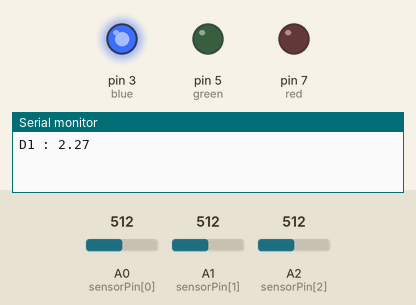
Simulated run of this sketch. Board: Arduino Uno, built with avr-gcc and run on an emulated ATmega328P. Parts: output pins drawn as LEDs (lit = HIGH), the last lines printed to the serial monitor. Inputs (shaded band) come from the test bench; at power-on: A0 (sensorPin[0]) = 512, A1 (sensorPin[1]) = 512, A2 (sensorPin[2]) = 512.

Above: at 0.08 s.
At 5.1 s:
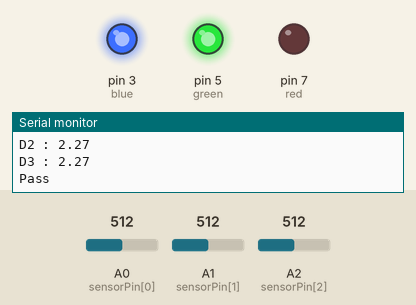
Timing chart, 0 to 11.8 s (numbered marks = the images above):
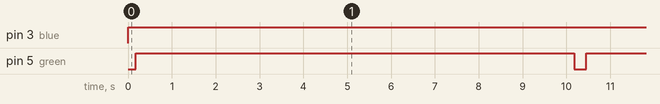

Measured:
- by itself, pin 3 (blue): LOW → HIGH at 0.00 s
- by itself, pin 5 (green): alternates HIGH for 10.0 s and LOW for 0.27 s

The sketch:

Code_model_3.ino
```cpp
float distance1;
float distance2;
float distance3;
const int sensorPin[] = {A0,A1,A2};
float distance[3];
const int AVERAGE_OF =50;
const float MCU_VOLTAGE = 5.0;
const int blue = 3;
const int green = 5;
const int red = 7;

unsigned long previousMillis = 0;  // Store the last time the counter was updated
unsigned long interval = 1000;     // Interval in milliseconds (1 second)


bool label = false;

void setup() {
   Serial.begin(9600);
}

void loop() {

  int seconds = 0;  // Initialize the seconds counter
  setblue(255);
  // POINT - 1
  readDistance(0);                             //read sensor 1
  distance1 = distance[0];
    //distance1 = random(1,20);
  Serial.print("D1 : ");
  Serial.println(distance1);

  if(distance1 >= 2 && distance1 <= 15){    // condition - 1
    setblue(255);
    while(true){                          // LOOP - 1
      // POINT - 2
      unsigned long currentMillis = millis();
      if (currentMillis - previousMillis >= interval) {
        previousMillis = currentMillis;
        seconds++;
        Serial.print("Seconds: ");
        Serial.println(seconds);
        }
      readDistance(1);                    //read sensor 2;
      distance2 = distance[1];
        //distance2 = random(16,20);
      Serial.print("D2 : ");
      Serial.println(distance2);

      if ((distance2 >= 2 && distance2 <= 15)&& (seconds<=5)){  // condition - 2
        while(true){                     // LOOP - 2
          // POINT - 3
          unsigned long currentMillis = millis();
          if (currentMillis - previousMillis >= interval) {
            previousMillis = currentMillis;
            seconds++;
            Serial.print("Seconds: ");
            Serial.println(seconds);
            }
          readDistance(2);                //read sensor 3
          distance3 = distance[2];
            //distance3 = random(1,20);
          Serial.print("D3 : ");
          Serial.println(distance3);

          if(( distance3 >= 2 && distance3 <= 15) && (seconds<=5) ){ // condition - 3
            Serial.println("Pass");
            setColor(255,0);
            setColor(0, 255);
            delay(10000);
            setColor(0,0);
            setColor(0,0);
            label = true;
            seconds=0;
          }
          else if(seconds >5){
              Serial.println("Fail");
              setColor(0,255);
              setColor(255, 0);
              delay(10000);
              setColor(0,0);
              setColor(0,0);
              label = true;
            }

          if(label){break;}    // Break Loop - 2
          delay(100);
        }
        }
        else if(seconds >5){
          Serial.println("Fail");
            setColor(0,255);
            setColor(255,0);
            delay(10000);
            setColor(0,0);
            setColor(0,0);
            label = true;
          }

      if(label){break;}    // Break Loop - 1
      delay(100);
    }
  }
  delay(100);
}

void readDistance(int sensor){
  float voltage_temp_average=0;
  for(int i=0; i < AVERAGE_OF; i++){
      int sensorValue = analogRead(sensorPin[sensor] );
      delay(1);
      voltage_temp_average +=sensorValue * (MCU_VOLTAGE / 1023.0);
    }
  voltage_temp_average /= AVERAGE_OF;
  distance[sensor] = 33.9 + -69.5*(voltage_temp_average) + 62.3*pow(voltage_temp_average,2) + -25.4*pow(voltage_temp_average,3) + 3.83*pow(voltage_temp_average,4);
}
void setblue(int blueValue){
  analogWrite(blue, blueValue);
}
void setColor(int redValue, int greenValue) {
  analogWrite(red, redValue);
  analogWrite(green, greenValue);
}
```
